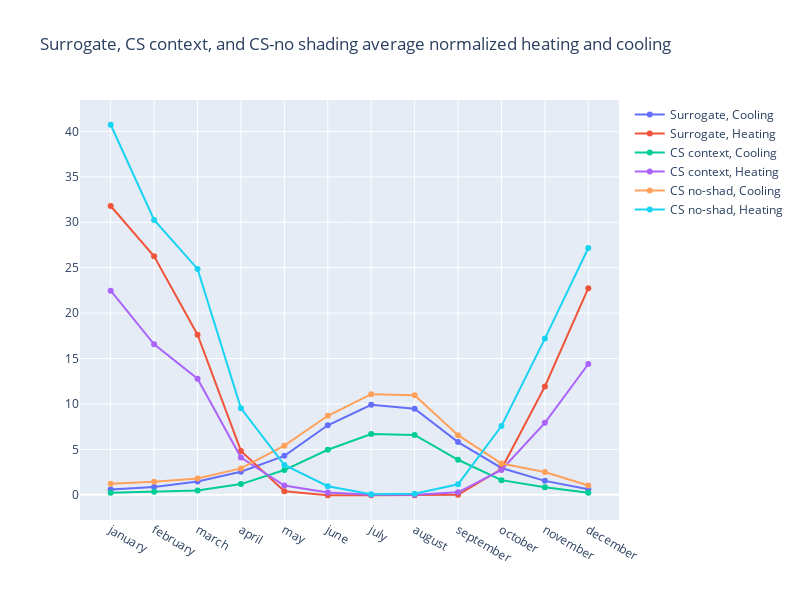

Here is the notebook cell this chart was saved with:
### Code cell
import plotly.graph_objects as go

fig = go.Figure()
fig.add_trace(
    go.Scatter(
        x = umi_df_mon_norm.columns,
        y = monthly_predictions["Cooling"].multiply(tfa, axis=0).sum(axis=0).divide(tfa.sum()*COP_COOLING),
        mode='lines+markers',
        name = "Surrogate, Cooling"
    )
)
fig.add_trace(
    go.Scatter(
        x = umi_df_mon_norm.columns,
        y = monthly_predictions["Heating"].multiply(tfa, axis=0).sum(axis=0).divide(tfa.sum()*COP_HEATING),
        mode='lines+markers',
        name = "Surrogate, Heating"
    )
)
fig.add_trace(
    go.Scatter(
        x = umi_df_mon_norm.columns,
        y = CS_results["cooling"],
        mode='lines+markers',
        name = "CS context, Cooling"
    )
)
fig.add_trace(
    go.Scatter(
        x = umi_df_mon_norm.columns,
        y = CS_results["heating"],
        mode='lines+markers',
        name = "CS context, Heating"
    )
)
fig.add_trace(
    go.Scatter(
        x = umi_df_mon_norm.columns,
        y = CS_building_results['cooling'].multiply(tfa, axis=0).sum(axis=0).divide(tfa.sum()),
        mode='lines+markers',
        name = "CS no-shad, Cooling"
    )
)
fig.add_trace(
    go.Scatter(
        x = umi_df_mon_norm.columns,
        y = CS_building_results['heating'].multiply(tfa, axis=0).sum(axis=0).divide(tfa.sum()),
        mode='lines+markers',
        name = "CS no-shad, Heating"
    )
)

# colors = []
# for i in range(4):
#     fig.data[i].line.color = colors[i]
fig.update_layout(
    title="Surrogate, CS context, and CS-no shading average normalized heating and cooling",
    autosize=False,
    width=800,
    height=600,
)
fig.show()

### Figure 1 — Plotly figure (JSON) as saved in the notebook; plotly's stock layout.template omitted (floating-point values rounded to 4 significant figures)
{"data": [{"mode": "lines+markers", "name": "Surrogate, Cooling", "type": "scatter", "x": ["january", "february", "march", "april", "may", "june", "july", "august", "september", "october", "november", "december"], "y": [0.5925, 0.8629, 1.473, 2.545, 4.297, 7.661, 9.911, 9.473, 5.808, 2.96, 1.54, 0.6121]}, {"mode": "lines+markers", "name": "Surrogate, Heating", "type": "scatter", "x": ["january", "february", "march", "april", "may", "june", "july", "august", "september", "october", "november", "december"], "y": [31.79, 26.26, 17.62, 4.834, 0.3977, -0.03886, -0.04306, -0.04123, 0.009486, 2.841, 11.93, 22.75]}, {"mode": "lines+markers", "name": "CS context, Cooling", "type": "scatter", "x": ["january", "february", "march", "april", "may", "june", "july", "august", "september", "october", "november", "december"], "y": [0.2243, 0.3348, 0.4795, 1.185, 2.732, 4.966, 6.698, 6.592, 3.864, 1.62, 0.8398, 0.2288]}, {"mode": "lines+markers", "name": "CS context, Heating", "type": "scatter", "x": ["january", "february", "march", "april", "may", "june", "july", "august", "september", "october", "november", "december"], "y": [22.48, 16.57, 12.78, 4.114, 1.032, 0.2697, 0.01524, 0.02479, 0.2805, 2.737, 7.923, 14.4]}, {"mode": "lines+markers", "name": "CS no-shad, Cooling", "type": "scatter", "x": ["january", "february", "march", "april", "may", "june", "july", "august", "september", "october", "november", "december"], "y": [1.227, 1.455, 1.798, 2.914, 5.418, 8.704, 11.08, 10.95, 6.572, 3.441, 2.521, 1.032]}, {"mode": "lines+markers", "name": "CS no-shad, Heating", "type": "scatter", "x": ["january", "february", "march", "april", "may", "june", "july", "august", "september", "october", "november", "december"], "y": [40.74, 30.26, 24.86, 9.53, 3.296, 0.9473, 0.07847, 0.13, 1.163, 7.575, 17.2, 27.17]}], "layout": {"autosize": false, "height": 600, "title": {"text": "Surrogate, CS context, and CS-no shading average normalized heating and cooling"}, "width": 800}}
